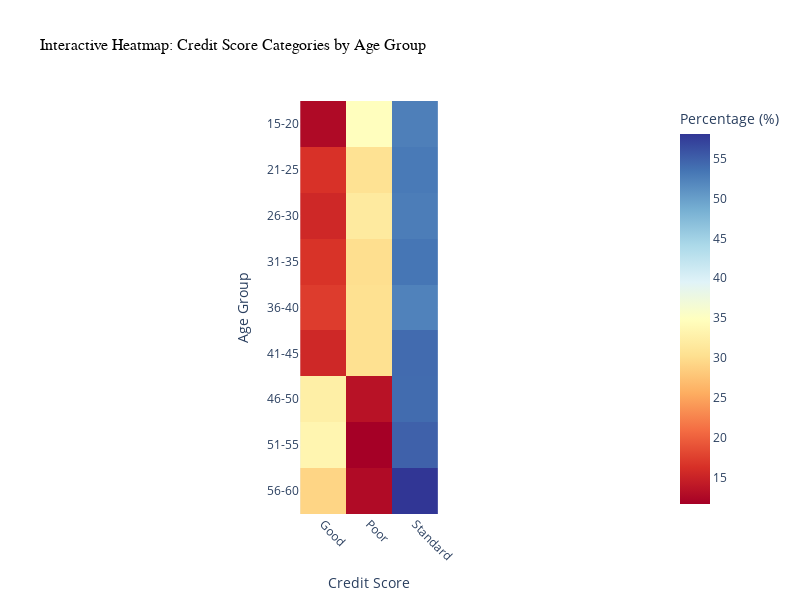

The code cell stored with this chart in its notebook:
### Code cell
import pandas as pd
import plotly.express as px

# Assuming `filtered_df` is the DataFrame already prepared
# Group by Age Group and Credit Score, calculate counts
heatmap_data = filtered_df.groupby(['Age_Group', 'Credit_Score']).size().unstack()

# Reorder columns for Credit Score categories
heatmap_data = heatmap_data[['Good', 'Standard', 'Poor']]

# Normalize counts to get proportions and convert to percentages
heatmap_data = heatmap_data.div(heatmap_data.sum(axis=1), axis=0) * 100

# Reset index to convert to a long-format DataFrame for Plotly
heatmap_data = heatmap_data.reset_index().melt(
    id_vars='Age_Group', var_name='Credit_Score', value_name='Percentage'
)

# Create the interactive heatmap
fig = px.imshow(
    heatmap_data.pivot('Age_Group', 'Credit_Score', 'Percentage'),
    color_continuous_scale='RdYlBu',
    labels={'color': 'Percentage (%)'},
    title='Interactive Heatmap: Credit Score Categories by Age Group'
)

# Update layout for better readability and set figure size
fig.update_layout(
    xaxis_title='Credit Score',
    yaxis_title='Age Group',
    coloraxis_colorbar=dict(title='Percentage (%)'),
    title_font=dict(size=16, family='Arial', color='black'),
    xaxis=dict(tickangle=45),
    width=800,  # Set figure width
    height=600,  # Set figure height
)

# Show the figure
fig.show()

### Figure 1 — Plotly figure (JSON) as saved in the notebook; plotly's stock layout.template omitted (floating-point values rounded to 4 significant figures)
{"data": [{"coloraxis": "coloraxis", "hovertemplate": "Credit_Score: %{x}<br>Age_Group: %{y}<br>Percentage (%): %{z}<extra></extra>", "name": "0", "type": "heatmap", "x": ["Good", "Poor", "Standard"], "xaxis": "x", "y": ["15-20", "21-25", "26-30", "31-35", "36-40", "41-45", "46-50", "51-55", "56-60"], "yaxis": "y", "z": [[12.63, 34.77, 52.6], [16.42, 30.58, 53.0], [15.51, 31.73, 52.76], [16.53, 30.14, 53.33], [17.26, 30.38, 52.36], [15.51, 30.34, 54.15], [32.42, 13.45, 54.13], [33.38, 11.66, 54.95], [29.18, 12.73, 58.09]]}], "layout": {"coloraxis": {"colorbar": {"title": {"text": "Percentage (%)"}}, "colorscale": [[0, "rgb(165,0,38)"], [0.1, "rgb(215,48,39)"], [0.2, "rgb(244,109,67)"], [0.3, "rgb(253,174,97)"], [0.4, "rgb(254,224,144)"], [0.5, "rgb(255,255,191)"], [0.6, "rgb(224,243,248)"], [0.7, "rgb(171,217,233)"], [0.8, "rgb(116,173,209)"], [0.9, "rgb(69,117,180)"], [1, "rgb(49,54,149)"]]}, "height": 600, "title": {"font": {"color": "black", "family": "Arial", "size": 16}, "text": "Interactive Heatmap: Credit Score Categories by Age Group"}, "width": 800, "xaxis": {"anchor": "y", "constrain": "domain", "domain": [0, 1], "scaleanchor": "y", "tickangle": 45, "title": {"text": "Credit Score"}}, "yaxis": {"anchor": "x", "autorange": "reversed", "constrain": "domain", "domain": [0, 1], "title": {"text": "Age Group"}}}}
